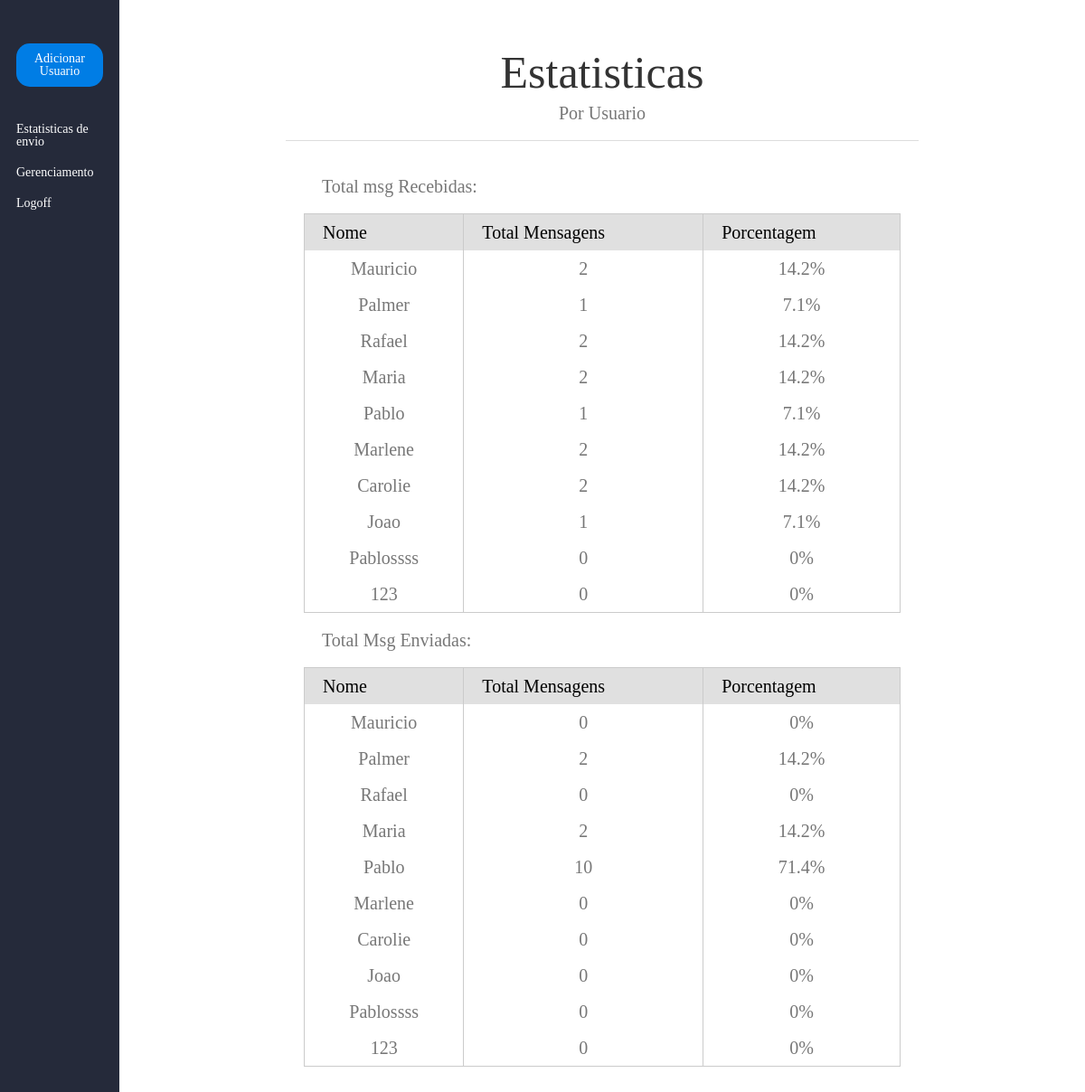
The app's page /admin.php with its own data.
### tables this page shows
CREATE TABLE IF NOT EXISTS `user` (
  `id_user` int(11) NOT NULL AUTO_INCREMENT,
  `nome` varchar(255) NOT NULL,
  `pass_user` varchar(255) NOT NULL,
  `matricula` varchar(255) NOT NULL,
  `data_nasc` varchar(255) NOT NULL,
  PRIMARY KEY (`id_user`)
);

### dba.class.php (the view, shortened to what this page needs)
<?php
 class Dba{
    function query($sql){
        $res = mysql_query($sql);
        return $res;
    }
    function row($res){
        $row = mysql_num_rows($res);
        return $row;
    }
    function result($res , $row , $col){
        $ret = mysql_result($res, $row , $col);
        return $ret;
    }
            function totalMessage(){
                $sql="SELECT count(id_user_message) FROM user_message WHERE id_user_message > 0";
                $res = $this->query($sql);
                $total = $this->result($res , 0 , 'count(id_user_message)');
                return $total;
            }
            function totalMessagePorUsuario(){
                $sql = "SELECT * FROM user";
                $res = $this->query($sql);
                $row = $this->row($res);
                $html = "";
                if ($row > 0) {
                    for ($i=0; $i < $row ; $i++) {
                        $id = $this->result($res , $i , 'id_user');
                        $name = $this->result($res , $i , 'nome');
                        $sql1 = "SELECT count(id_user_message) FROM user_message WHERE fk_user = {$id}";
                        $res1 = $this->query($sql1);
                        $total_u = $this->result($res1 , 0 , 'count(id_user_message)');
                        $total_m = $this->totalMessage();
                        $porcentagem = 0;
                        if ($total_u > 0) {
                            $porcent = ($total_u/$total_m)*100;
                            $porcentagem = substr($porcent,0,strpos($porcent,'.')+2);
                        }
                        $html .="
                                        <tr>
                                            <th>{$name}</th>
                                            <th>{$total_u}</th>
                                            <th>{$porcentagem}%</th>
                                        </tr>
                        ";
                    }
                }
                return $html;
            }
            function totalMessageEnviadaPorUsuario(){
                $html ="";
                $sql = "SELECT * FROM user";
                $res = $this->query($sql);
                $row = $this->row($res);
                if($row > 0){
                    for ($i=0; $i < $row ; $i++) {
                        $id = $this->result($res , $i , 'id_user');
                        $name = $this->result($res , $i , 'nome');
                        $sql1 = "select id_message from message where fk_user = {$id}";
                        $res1 = $this->query($sql1);
                        $row1 = $this->row($res1);
                        $total = 0;
                        if ($row1 > 0) {
                            for ($i1=0; $i1 < $row1 ; $i1++) {
                                $id_message = $this->result($res1 , $i1 , 'id_message');
                                $sql2 = "SELECT count(id_user_message) FROM `user_message` WHERE fk_message = {$id_message}";
                                $res2 = $this->query($sql2);
                                $total = $total + $this->result($res2 , 0 , 'count(id_user_message)');
                            }
                        }
                        $porcentagem = 0;
                        if ($total > 0) {
                        $porcent = ($total/$this->totalMessage())*100;
                        $porcentagem = substr($porcent,0,strpos($porcent,'.')+2);
                        }
                        $html .="
                                        <tr>
                                            <th>{$name}</th>
                                            <th>{$total}</th>
                                            <th>{$porcentagem}%</th>
                                        </tr>
                        ";
                    }
                }
                        return $html;
            }
 }

### css/style.css (style rules this page uses)
html , body { height: 100%; font-family: verdana; }
table th { border-left: 1px solid #cbcbcb; border-width: 0 0 0 1px; font-size: inherit; margin: 0; overflow: visible; padding: .5em 1em; }

### records on screen
user: nome "Mauricio"
user: nome "Palmer"
user: nome "Rafael"
user: nome "Maria"
user: nome "Pablo"
user: nome "Marlene"
user: nome "Carolie"
user: nome "Joao"
user: nome "Pablossss"
user: nome "123"

### other values on screen
$total_u "2"
$porcentagem "14.2"
$total_u "1"
$porcentagem "7.1"
$total_u "0"
$porcentagem "0"
$total "0"
$total "2"
$total "10"
$porcentagem "71.4"
